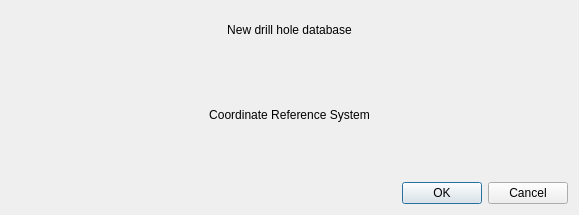
<?xml version="1.0" encoding="UTF-8"?>
<ui version="4.0">
 <class>newDb_dialog</class>
 <widget class="QDialog" name="newDb_dialog">
  <property name="geometry">
   <rect>
    <x>0</x>
    <y>0</y>
    <width>579</width>
    <height>215</height>
   </rect>
  </property>
  <property name="windowTitle">
   <string>New Drill Hole Database</string>
  </property>
  <layout class="QVBoxLayout" name="verticalLayout">
   <item>
    <widget class="QLabel" name="label_3">
     <property name="sizePolicy">
      <sizepolicy hsizetype="Preferred" vsizetype="Preferred">
       <horstretch>0</horstretch>
       <verstretch>0</verstretch>
      </sizepolicy>
     </property>
     <property name="text">
      <string>New drill hole database</string>
     </property>
     <property name="alignment">
      <set>Qt::AlignCenter</set>
     </property>
    </widget>
   </item>
   <item>
    <widget class="QgsFileWidget" name="fwNewDatabase">
     <property name="filter">
      <string>*.gpkg</string>
     </property>
     <property name="storageMode">
      <enum>QgsFileWidget::SaveFile</enum>
     </property>
    </widget>
   </item>
   <item>
    <widget class="QLabel" name="label">
     <property name="text">
      <string>Coordinate Reference System</string>
     </property>
     <property name="alignment">
      <set>Qt::AlignCenter</set>
     </property>
    </widget>
   </item>
   <item>
    <widget class="QgsProjectionSelectionWidget" name="wCrs"/>
   </item>
   <item>
    <widget class="QDialogButtonBox" name="buttonBox">
     <property name="orientation">
      <enum>Qt::Horizontal</enum>
     </property>
     <property name="standardButtons">
      <set>QDialogButtonBox::Cancel|QDialogButtonBox::Ok</set>
     </property>
    </widget>
   </item>
  </layout>
 </widget>
 <customwidgets>
  <customwidget>
   <class>QgsFileWidget</class>
   <extends>QWidget</extends>
   <header>qgsfilewidget.h</header>
  </customwidget>
  <customwidget>
   <class>QgsProjectionSelectionWidget</class>
   <extends>QWidget</extends>
   <header>qgsprojectionselectionwidget.h</header>
  </customwidget>
 </customwidgets>
 <resources/>
 <connections>
  <connection>
   <sender>buttonBox</sender>
   <signal>accepted()</signal>
   <receiver>newDb_dialog</receiver>
   <slot>accept()</slot>
   <hints>
    <hint type="sourcelabel">
     <x>248</x>
     <y>254</y>
    </hint>
    <hint type="destinationlabel">
     <x>157</x>
     <y>274</y>
    </hint>
   </hints>
  </connection>
  <connection>
   <sender>buttonBox</sender>
   <signal>rejected()</signal>
   <receiver>newDb_dialog</receiver>
   <slot>reject()</slot>
   <hints>
    <hint type="sourcelabel">
     <x>316</x>
     <y>260</y>
    </hint>
    <hint type="destinationlabel">
     <x>286</x>
     <y>274</y>
    </hint>
   </hints>
  </connection>
 </connections>
</ui>
